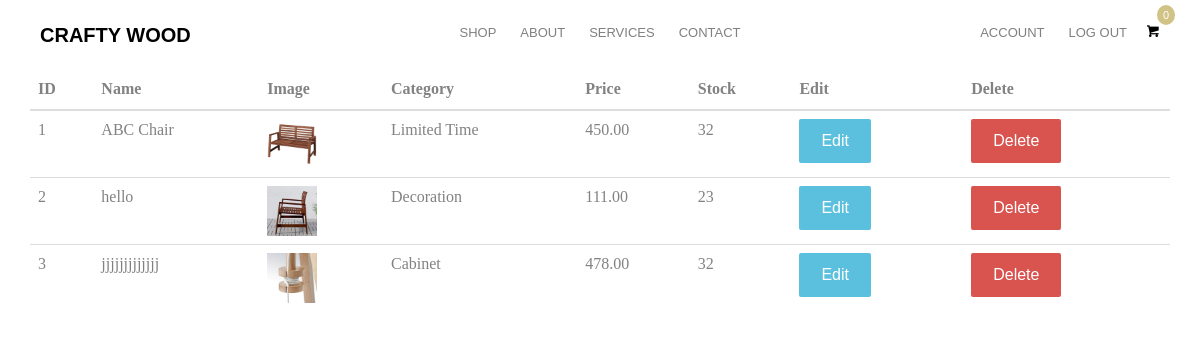
Screenshot of /admin/display_product (signed in) with the database file from the repository.
### ecommercesite/database.py (models this page shows, shortened)
class Addproducts(db.Model):
    __seachbale__ = ['name','description']
    id = db.Column(db.Integer, primary_key=True)
    name = db.Column(db.String(80), nullable=False)
    description = db.Column(db.Text, nullable=False)
    category_id = db.Column(db.Integer, db.ForeignKey('category.id'),nullable=False)
    category = db.relationship('Category',backref=db.backref('categories', lazy=True))
    price = db.Column(db.Numeric(10,2), nullable=False)
    stock = db.Column(db.Integer, nullable=False)
    pub_date = db.Column(db.DateTime, nullable=False,default=datetime.utcnow)
    image_1 = db.Column(db.String(150), nullable=False, default='product-single-1.jpg')
    image_2 = db.Column(db.String(150), nullable=False, default='product-single-2.jpg')
    image_3 = db.Column(db.String(150), nullable=False, default='product-single-3.jpg')
    image_4 = db.Column(db.String(150), nullable=False, default='product-single-4.jpg')
    image_5 = db.Column(db.String(150), nullable=False, default='product-single-5.jpg')

class Category(db.Model):
    id = db.Column(db.Integer, primary_key=True)
    name = db.Column(db.String(30), unique=True, nullable=False)

### ecommercesite/routes.py (the view)
@app.route('/admin/display_product')
@login_required
def display_product():
    products = Addproducts.query.all()
    return render_template('admin/display_product.html', title='Product List', products=products)

### ecommercesite/database.py (called while the page is built)
@login_manager.user_loader
def load_user(user_id):
    return User.query.get(int(user_id))

### ecommercesite/templates/admin/display_product.html (shortened to what this page needs)
{% extends 'layout.html' %}
{% block content %}
<div class="container">
    <table class="table tbale-sm">
        <thead>
            <th>ID</th>
            <th>Name</th>
            <th>Image</th>
            <th>Category</th>
            <th>Price</th>
            <th>Stock</th>
            <th>Edit</th>
            <th>Delete</th>
        </thead>
        <tbody>
          {% for product in products %}
          <tr>
            <td>{{loop.index}}</td>
            <td>{{ product.name }}</td>
            <td> <img src="{{url_for('static',filename='product_pics/' + product.image_1)}}" alt="{{product.name}}" width="50" height="50"></td>
            <td>{{ product.category.name}}</td>
            <td>{{ product.price }}</td>
            <td>{{ product.stock }}</td>
            <td> <a href="{{url_for('update_product', id=product.id)}}" class="btn btn-sm btn-info">Edit </a> </td>
            <td><button type="button" class="btn btn-danger btn-sm" data-toggle="modal" data-target="#exampleModal-{{product.id}}">
              Delete
            </button></td>
          </tr>
        {% endfor %}
    </tbody>
</table>
</div>
{% endblock content %}

### ecommercesite/templates/layout.html (shortened to what this page needs)
<!DOCTYPE html>
<html>
	<head>
	<link rel="stylesheet" type="text/css" href="{{ url_for('static', filename='animate.css') }}">
	<link rel="stylesheet" type="text/css" href="{{ url_for('static', filename='icomoon.css') }}">
	<link rel="stylesheet" type="text/css" href="{{ url_for('static', filename='bootstrap.css') }}">
	<link rel="stylesheet" type="text/css" href="{{ url_for('static', filename='flexslider.css') }}">
	<link rel="stylesheet" type="text/css" href="{{ url_for('static', filename='owl.carousel.min.css') }}">
	<link rel="stylesheet" type="text/css" href="{{ url_for('static', filename='owl.theme.default.min.css') }}">
	<link rel="stylesheet" type="text/css" href="{{ url_for('static', filename='style.css') }}">
    </head>
    <body>
                <div id="page">
                    <nav class="fh5co-nav" role="navigation">
                        <div class="container">
                            <div class="row">
                                <div class="col-md-3 col-xs-2">
                                    <div id="fh5co-logo"><a href="{{ url_for('home') }}">Crafty Wood</a></div>
                                </div>
                                <div class="col-md-6 col-xs-6 text-center menu-1">
                                    <ul>
                                        <li class="has-dropdown">
                                            <a href="{{ url_for('shop') }}">Shop</a>
                                        </li>
                                        <li>
                                            <a href="{{ url_for('about') }}">About</a>
                                        </li>
                                        <li class="has-dropdown">
                                            <a href="{{ url_for('services') }}">Services</a>
                                        </li>
                                        <li>
                                            <a href="{{ url_for('contacts')}}">Contact</a>
                                        </li>
                                    </ul>
                                </div>
                                <div class="col-md-3 col-xs-4 text-right hidden-xs menu-2">
                                    <ul>
                                        {% if current_user.is_authenticated %}
                                            {% if current_user.role == 'user' %}
                                                <Li><a href="{{url_for('account')}}">Account</a></Li>
                                                <Li><a href="{{url_for('logout')}}">Log Out</a></Li>
                                                <li class="shopping-cart"><a href="{{url_for('cart')}}" class="cart"><span><small>0</small><i class="icon-shopping-cart"></i></span></a></li>
                                            {% elif current_user.role == 'admin' %}
                                                <li><a href="{{url_for('dashboard')}}">Dashboard</a></li>
                                                <Li><a href="{{url_for('account')}}">Account</a></Li>
                                                <li><a href="{{url_for('display_product')}}">Product List</a></li>
                                                <Li><a href="{{url_for('logout')}}">Log Out</a></Li>
                                            {% endif %}
                                        {% else %}
                                                <Li><a href="{{url_for('login')}}">Login</a></Li>
                                                <Li><a href="{{url_for('register')}}">Register</a></Li>
                                        {% endif %}
                                    </ul>
                                </div>
                            </div>
                        </div>
                    </nav>
                </div>
                <div>
                    {% block content %}
                    {% endblock content %}
                </div>
    </body>
</html>

### ecommercesite/static/icomoon.css (style rules this page uses)
[class^="icon-"], [class*=" icon-"] { font-family: 'icomoon' !important; font-style: normal; font-weight: normal; font-variant: normal; text-transform: none; line-height: 1; -webkit-font-smoothing: antialiased; -moz-osx-font-smoothing: grayscale; }
.icon-shopping-cart:before { content: "\ea13"; }

### ecommercesite/static/style.css (style rules this page uses)
body { font-family: "Playfair Display", serif; font-weight: 400; font-size: 16px; line-height: 1.7; color: #828282; background: #fff; }
#page { position: relative; overflow-x: hidden; width: 100%; height: 100%; -webkit-transition: 0.5s; -o-transition: 0.5s; transition: 0.5s; }
a { color: #d1c286; -webkit-transition: 0.5s; -o-transition: 0.5s; transition: 0.5s; }
.fh5co-nav { padding: 18px 0; background: #fff; }
.fh5co-nav #fh5co-logo { font-size: 20px; margin: 0; padding: 0; text-transform: uppercase; font-weight: bold; font-family: "Montserrat", Arial, sans-serif; }
.fh5co-nav a { padding: 5px 10px; color: #000; }
.fh5co-nav .menu-2 li.shopping-cart { float: right; }
.fh5co-nav .menu-2 li a.cart { color: black; }
.fh5co-nav .menu-2 li a.cart span { position: relative; }
.fh5co-nav .menu-2 li a.cart span small { position: absolute; top: -20px; right: -15px; padding: 10px 6px; line-height: 0; font-size: 11px; background: #d1c286; color: white; -webkit-border-radius: 50%; -moz-border-radius: 50%; -ms-border-radius: 50%; border-radius: 50%; }
.fh5co-nav ul { padding: 0; margin: 0; }
.fh5co-nav ul li { padding: 0; margin: 0; list-style: none; display: inline-block; font-family: "Montserrat", Arial, sans-serif; }
.fh5co-nav ul li a { font-size: 13px; padding: 30px 10px; text-transform: uppercase; color: rgba(0, 0, 0, 0.5); -webkit-transition: 0.5s; -o-transition: 0.5s; transition: 0.5s; }
.fh5co-nav ul li a.cart { color: black; }
.fh5co-nav ul li a.cart span { position: relative; }
.fh5co-nav ul li a.cart span small { position: absolute; top: -20px; right: -15px; padding: 10px 6px; line-height: 0; font-size: 11px; background: #d1c286; color: white; -webkit-border-radius: 50%; -moz-border-radius: 50%; -ms-border-radius: 50%; border-radius: 50%; }
.fh5co-nav ul li.has-dropdown { position: relative; }
#fh5co-offcanvas a { color: rgba(255, 255, 255, 0.5); }
#fh5co-offcanvas ul { padding: 0; margin: 0; }
#fh5co-offcanvas ul li { padding: 0; margin: 0; list-style: none; }
#fh5co-offcanvas ul li.shopping-cart { float: left; }
#fh5co-offcanvas ul li a.cart { display: block; margin-top: 30px; color: rgba(255, 255, 255, 0.5); }
#fh5co-offcanvas ul li a.cart span { position: relative; }
#fh5co-offcanvas ul li a.cart span small { position: absolute; top: -20px; right: -15px; padding: 10px 6px; line-height: 0; font-size: 11px; background: #d1c286; color: white; -webkit-border-radius: 50%; -moz-border-radius: 50%; -ms-border-radius: 50%; border-radius: 50%; }
#fh5co-offcanvas ul li.offcanvas-has-dropdown > a { display: block; position: relative; }
#fh5co-offcanvas ul li.offcanvas-has-dropdown > a:after { position: absolute; right: 0px; font-family: 'icomoon'; font-style: normal; font-weight: normal; font-variant: normal; text-transform: none; line-height: 1; -webkit-font-smoothing: antialiased; -moz-osx-font-smoothing: grayscale; content: "\e921"; font-size: 20px; color: rgba(255, 255, 255, 0.2); -webkit-transition: 0.5s; -o-transition: 0.5s; transition: 0.5s; }
.btn { margin-right: 4px; margin-bottom: 4px; font-family: "Montserrat", Arial, sans-serif; font-size: 16px; font-weight: 400; -webkit-border-radius: 2px; -moz-border-radius: 2px; -ms-border-radius: 2px; border-radius: 2px; -webkit-transition: 0.5s; -o-transition: 0.5s; transition: 0.5s; padding: 8px 20px; }
.btn-info { background: #5bc0de; color: #fff; border: 2px solid #5bc0de; }
.btn-danger { background: #d9534f; color: #fff; border: 2px solid #d9534f; }

### rows the page displays
Addproducts: name "ABC Chair", image_1 (picture), category.name "Limited Time", price "450.00", stock "32"
Addproducts: name "hello", image_1 (picture), category.name "Decoration", price "111.00", stock "23"
Addproducts: name "jjjjjjjjjjjjj", image_1 (picture), category.name "Cabinet", price "478.00", stock "32"
